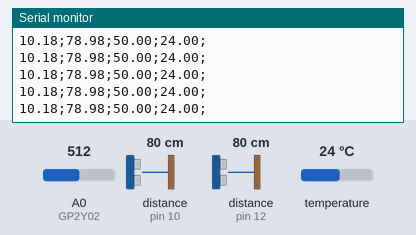
Bench run of a sketch on a simulated Arduino Uno, built with avr-gcc and run on an emulated ATmega328P. Shown: the last lines printed to the serial monitor. Wiring (inferred from the names in the program): 2 × ultrasonic range finder: trigger pin 9, echo pin 10 / trigger pin 11, echo pin 12. The test bench sets the inputs (shaded band); at power-on: distance to the obstacle (sensors on pin 10, pin 12) 80 cm, temperature 24 °C, A0 (GP2Y02) = 512. The echo pulse lasts 58.3 µs per cm; random numbers use the default seed unless the sketch sets one.

Above: at 1.2 s.
1.3 s: distance to the obstacle (sensor on pin 10) set to 2 cm
At 2.7 s:
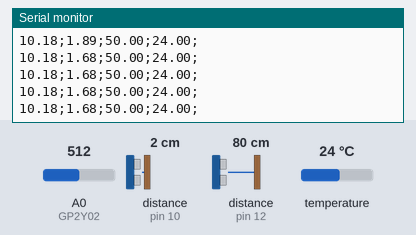
4.3 s: distance to the obstacle (sensor on pin 12) set to 2 cm
At 5.6 s:
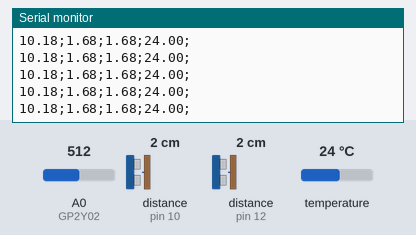
5.8 s: temperature set to 12 °C
At 7.1 s:
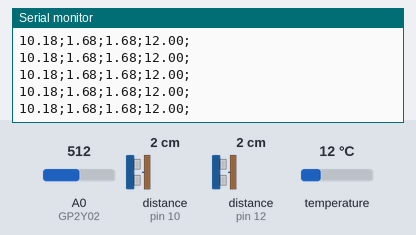
7.3 s: A0 (GP2Y02) set to 716
At 7.9 s:
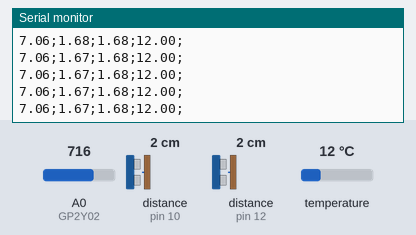
8.8 s: distance to the obstacle (sensor on pin 10) set to 4 cm
At 10.1 s:
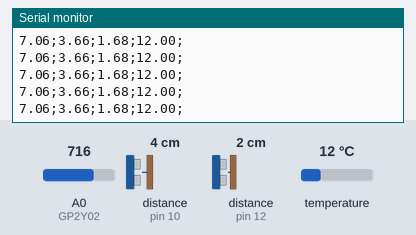
10.3 s: temperature set to 4 °C
At 12.0 s:
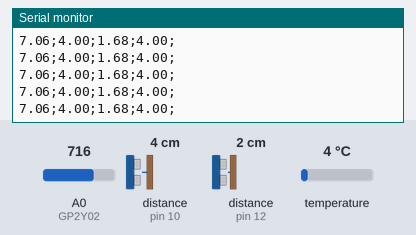
Timing chart, 0 to 13.5 s (numbered marks = the images above; inputs shaded):
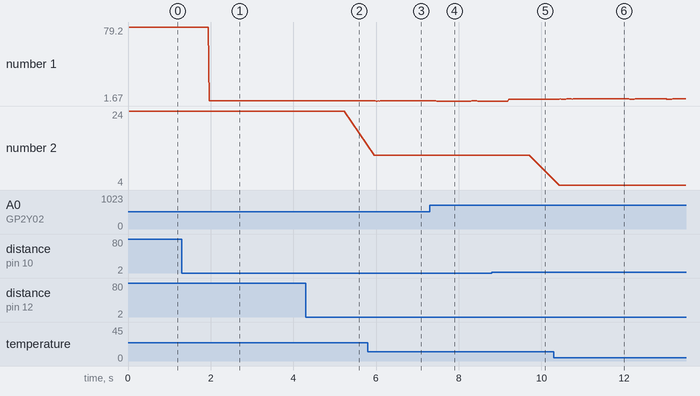

Measured:
- after the input at 1.3 s, the serial monitor: prints a new line after 0.67 s (image 1)
- after the input at 4.3 s, the serial monitor: prints a new line after 0.09 s (image 2)
- after the input at 5.8 s, the serial monitor: prints a new line after 0.16 s (image 3)
- after the input at 7.3 s, the serial monitor: prints a new line at once (image 4)
- after the input at 8.8 s, the serial monitor: prints a new line after 0.41 s (image 5)
- after the input at 10.3 s, the serial monitor: prints a new line after 0.13 s (image 6)
- plotted number 1: 78.98 → 1.68 after the input at 1.3 s, 1.67 → 3.66 after the input at 8.8 s
- plotted number 2: 24 → 12 after the input at 5.8 s

The sketch:

ArduinoSensors.ino
```cpp
// First we include the libraries
#include <OneWire.h>
#include <DallasTemperature.h>

const int GP2Y02 = 0;
const int US0_trigPin = 9;
const int US0_echoPin = 10;
const int US1_trigPin = 11;
const int US1_echoPin = 12;
const int ph_pin = 2;
float irValue, distance0, distance1, phValue;

OneWire oneWire(ph_pin);
DallasTemperature sensors(&oneWire);

void setup() {
  pinMode(US0_trigPin, OUTPUT); // Sets the trigPin as an Output
  pinMode(US0_echoPin, INPUT); // Sets the echoPin as an Input
  pinMode(US1_trigPin, OUTPUT); // Sets the trigPin as an Output
  pinMode(US1_echoPin, INPUT); // Sets the echoPin as an Input
  sensors.begin();
  Serial.begin(9600);
}

void loop() {
  // Read IR sensor
  irValue=2547.8/((float)analogRead(GP2Y02)*0.49-10.41)-0.42;
  if(irValue<5)
    irValue=5;
  else if(irValue>80)
    irValue=80;

  // Clears the trigPin
  digitalWrite(US0_trigPin, LOW);
  delayMicroseconds(2);

  // Sets the trigPin on HIGH state for 10 micro seconds
  digitalWrite(US0_trigPin, HIGH);
  delayMicroseconds(10);
  digitalWrite(US0_trigPin, LOW);

  // Reads the echoPin, returns the sound wave travel time in microseconds
  // Calculating the distance
  distance0 = pulseIn(US0_echoPin, HIGH, 12000)*0.034/2;
  if(distance0 == 0) distance0 = 200;

  // Clears the trigPin
  digitalWrite(US1_trigPin, LOW);
  delayMicroseconds(2);

  // Sets the trigPin on HIGH state for 10 micro seconds
  digitalWrite(US1_trigPin, HIGH);
  delayMicroseconds(10);
  digitalWrite(US1_trigPin, LOW);

  // Reads the echoPin, returns the sound wave travel time in microseconds
  // Calculating the distance
  distance1 = pulseIn(US1_echoPin, HIGH, 3000)*0.034/2;
  if(distance1 == 0) distance1 = 50;


  // Ocasionally send the command to get temperature readings
  if(random(0, 20)==0)
    sensors.requestTemperatures();
  phValue = sensors.getTempCByIndex(0);

  // prints IR sensor
  Serial.print(irValue);
  Serial.print(";");
  // Prints the distance on the Serial Monitor
  Serial.print(distance0);
  Serial.print(";");
  // print water level
  Serial.print(distance1);
  Serial.print(";");
  // print pH
  Serial.print(phValue);
  Serial.println(";");
}
```
